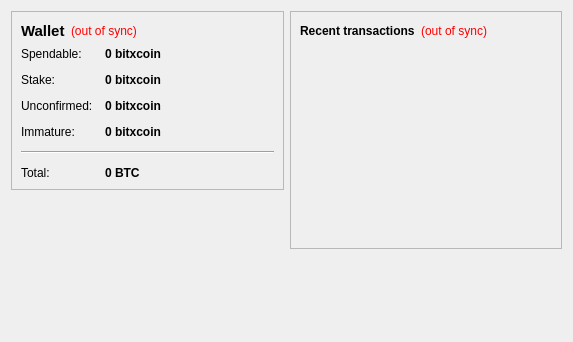
<?xml version="1.0" encoding="UTF-8"?>
<ui version="4.0">
 <class>OverviewPage</class>
 <widget class="QWidget" name="OverviewPage">
  <property name="geometry">
   <rect>
    <x>0</x>
    <y>0</y>
    <width>573</width>
    <height>342</height>
   </rect>
  </property>
  <property name="windowTitle">
   <string>Form</string>
  </property>
  <layout class="QHBoxLayout" name="horizontalLayout" stretch="1,1">
   <item>
    <layout class="QVBoxLayout" name="verticalLayout_2">
     <item>
      <widget class="QFrame" name="frame">
       <property name="frameShape">
        <enum>QFrame::StyledPanel</enum>
       </property>
       <property name="frameShadow">
        <enum>QFrame::Raised</enum>
       </property>
       <layout class="QVBoxLayout" name="verticalLayout_4">
        <item>
         <layout class="QHBoxLayout" name="horizontalLayout_4">
          <item>
           <widget class="QLabel" name="label_5">
            <property name="font">
             <font>
              <pointsize>11</pointsize>
              <weight>75</weight>
              <bold>true</bold>
             </font>
            </property>
            <property name="text">
             <string>Wallet</string>
            </property>
           </widget>
          </item>
          <item>
           <widget class="QLabel" name="labelWalletStatus">
            <property name="toolTip">
             <string>The displayed information may be out of date. Your wallet automatically synchronizes with the bitxcoin network after a connection is established, but this process has not completed yet.</string>
            </property>
            <property name="styleSheet">
             <string notr="true">QLabel { color: red; }</string>
            </property>
            <property name="text">
             <string notr="true">(out of sync)</string>
            </property>
            <property name="alignment">
             <set>Qt::AlignLeading|Qt::AlignLeft|Qt::AlignVCenter</set>
            </property>
           </widget>
          </item>
          <item>
           <spacer name="horizontalSpacer_2">
            <property name="orientation">
             <enum>Qt::Horizontal</enum>
            </property>
            <property name="sizeHint" stdset="0">
             <size>
              <width>40</width>
              <height>20</height>
             </size>
            </property>
           </spacer>
          </item>
         </layout>
        </item>
        <item>
         <layout class="QFormLayout" name="formLayout_2">
          <property name="fieldGrowthPolicy">
           <enum>QFormLayout::AllNonFixedFieldsGrow</enum>
          </property>
          <property name="horizontalSpacing">
           <number>12</number>
          </property>
          <property name="verticalSpacing">
           <number>12</number>
          </property>
          <item row="0" column="0">
           <widget class="QLabel" name="label">
            <property name="text">
             <string>Spendable:</string>
            </property>
           </widget>
          </item>
          <item row="0" column="1">
           <widget class="QLabel" name="labelBalance">
            <property name="font">
             <font>
              <weight>75</weight>
              <bold>true</bold>
             </font>
            </property>
            <property name="cursor">
             <cursorShape>IBeamCursor</cursorShape>
            </property>
            <property name="toolTip">
             <string>Your current spendable balance</string>
            </property>
            <property name="text">
             <string notr="true">0 bitxcoin</string>
            </property>
            <property name="textInteractionFlags">
             <set>Qt::LinksAccessibleByMouse|Qt::TextSelectableByKeyboard|Qt::TextSelectableByMouse</set>
            </property>
           </widget>
          </item>
          <item row="1" column="0">
           <widget class="QLabel" name="label_6">
            <property name="text">
             <string>Stake:</string>
            </property>
           </widget>
          </item>
          <item row="1" column="1">
           <widget class="QLabel" name="labelStake">
            <property name="font">
             <font>
              <weight>75</weight>
              <bold>true</bold>
             </font>
            </property>
            <property name="cursor">
             <cursorShape>IBeamCursor</cursorShape>
            </property>
            <property name="toolTip">
             <string>Total of coins that was staked, and do not yet count toward the current balance</string>
            </property>
            <property name="text">
             <string notr="true">0 bitxcoin</string>
            </property>
            <property name="textInteractionFlags">
             <set>Qt::LinksAccessibleByMouse|Qt::TextSelectableByKeyboard|Qt::TextSelectableByMouse</set>
            </property>
           </widget>
          </item>
          <item row="2" column="0">
           <widget class="QLabel" name="label_3">
            <property name="text">
             <string>Unconfirmed:</string>
            </property>
           </widget>
          </item>
          <item row="2" column="1">
           <widget class="QLabel" name="labelUnconfirmed">
            <property name="font">
             <font>
              <weight>75</weight>
              <bold>true</bold>
             </font>
            </property>
            <property name="cursor">
             <cursorShape>IBeamCursor</cursorShape>
            </property>
            <property name="toolTip">
             <string>Total of transactions that have yet to be confirmed, and do not yet count toward the current balance</string>
            </property>
            <property name="text">
             <string notr="true">0 bitxcoin</string>
            </property>
            <property name="textInteractionFlags">
             <set>Qt::LinksAccessibleByMouse|Qt::TextSelectableByKeyboard|Qt::TextSelectableByMouse</set>
            </property>
           </widget>
          </item>
          <item row="3" column="0">
           <widget class="QLabel" name="labelImmatureText">
            <property name="text">
             <string>Immature:</string>
            </property>
           </widget>
          </item>
          <item row="3" column="1">
           <widget class="QLabel" name="labelImmature">
            <property name="font">
             <font>
              <weight>75</weight>
              <bold>true</bold>
             </font>
            </property>
            <property name="toolTip">
             <string>Mined balance that has not yet matured</string>
            </property>
            <property name="text">
             <string notr="true">0 bitxcoin</string>
            </property>
            <property name="textInteractionFlags">
             <set>Qt::LinksAccessibleByMouse|Qt::TextSelectableByKeyboard|Qt::TextSelectableByMouse</set>
            </property>
           </widget>
          </item>
          <item row="4" column="0" colspan="2">
           <widget class="Line" name="line">
            <property name="orientation">
             <enum>Qt::Horizontal</enum>
            </property>
           </widget>
          </item>
          <item row="5" column="0">
           <widget class="QLabel" name="labelTotalText">
            <property name="text">
             <string>Total:</string>
            </property>
           </widget>
          </item>
          <item row="5" column="1">
           <widget class="QLabel" name="labelTotal">
            <property name="font">
             <font>
              <weight>75</weight>
              <bold>true</bold>
             </font>
            </property>
            <property name="cursor">
             <cursorShape>IBeamCursor</cursorShape>
            </property>
            <property name="toolTip">
             <string>Your current total balance</string>
            </property>
            <property name="text">
             <string notr="true">0 BTC</string>
            </property>
            <property name="textInteractionFlags">
             <set>Qt::LinksAccessibleByMouse|Qt::TextSelectableByKeyboard|Qt::TextSelectableByMouse</set>
            </property>
           </widget>
          </item>
         </layout>
        </item>
       </layout>
      </widget>
     </item>
     <item>
      <spacer name="verticalSpacer">
       <property name="orientation">
        <enum>Qt::Vertical</enum>
       </property>
       <property name="sizeHint" stdset="0">
        <size>
         <width>20</width>
         <height>40</height>
        </size>
       </property>
      </spacer>
     </item>
    </layout>
   </item>
   <item>
    <layout class="QVBoxLayout" name="verticalLayout_3">
     <item>
      <widget class="QFrame" name="frame_2">
       <property name="frameShape">
        <enum>QFrame::StyledPanel</enum>
       </property>
       <property name="frameShadow">
        <enum>QFrame::Raised</enum>
       </property>
       <layout class="QVBoxLayout" name="verticalLayout">
        <item>
         <layout class="QHBoxLayout" name="horizontalLayout_2">
          <item>
           <widget class="QLabel" name="label_4">
            <property name="text">
             <string>&lt;b&gt;Recent transactions&lt;/b&gt;</string>
            </property>
           </widget>
          </item>
          <item>
           <widget class="QLabel" name="labelTransactionsStatus">
            <property name="toolTip">
             <string>The displayed information may be out of date. Your wallet automatically synchronizes with the bitxcoin network after a connection is established, but this process has not completed yet.</string>
            </property>
            <property name="styleSheet">
             <string notr="true">QLabel { color: red; }</string>
            </property>
            <property name="text">
             <string notr="true">(out of sync)</string>
            </property>
            <property name="alignment">
             <set>Qt::AlignRight|Qt::AlignTrailing|Qt::AlignVCenter</set>
            </property>
           </widget>
          </item>
          <item>
           <spacer name="horizontalSpacer">
            <property name="orientation">
             <enum>Qt::Horizontal</enum>
            </property>
            <property name="sizeHint" stdset="0">
             <size>
              <width>40</width>
              <height>20</height>
             </size>
            </property>
           </spacer>
          </item>
         </layout>
        </item>
        <item>
         <widget class="QListView" name="listTransactions">
          <property name="styleSheet">
           <string notr="true">QListView { background: transparent; }</string>
          </property>
          <property name="frameShape">
           <enum>QFrame::NoFrame</enum>
          </property>
          <property name="verticalScrollBarPolicy">
           <enum>Qt::ScrollBarAlwaysOff</enum>
          </property>
          <property name="horizontalScrollBarPolicy">
           <enum>Qt::ScrollBarAlwaysOff</enum>
          </property>
          <property name="selectionMode">
           <enum>QAbstractItemView::NoSelection</enum>
          </property>
         </widget>
        </item>
       </layout>
      </widget>
     </item>
     <item>
      <spacer name="verticalSpacer_2">
       <property name="orientation">
        <enum>Qt::Vertical</enum>
       </property>
       <property name="sizeHint" stdset="0">
        <size>
         <width>20</width>
         <height>40</height>
        </size>
       </property>
      </spacer>
     </item>
    </layout>
   </item>
  </layout>
 </widget>
 <resources/>
 <connections/>
</ui>
